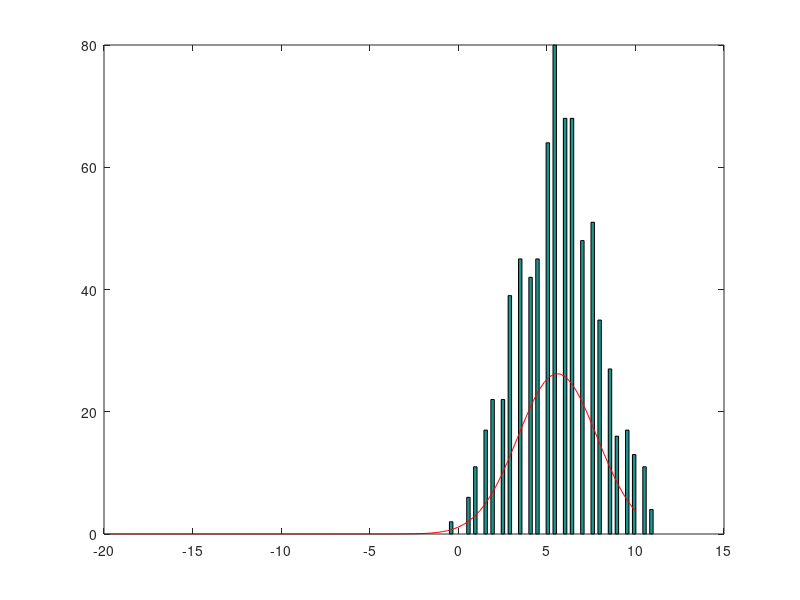

Reproduce this figure in MATLAB. (Note: this script raises an error after producing the figure.)
load 9/delta_time_raw.txt
time_raw = delta_time_raw(:,2);
index_raw = delta_time_raw(:,1);

[hts,ctrs] = hist(time_raw, 59);
bar(ctrs,hts,'hist') % plot histogram
area = sum(hts) * (ctrs(2)-ctrs(1));
xx = linspace(-20,10); % geef x range aan
hold on; 
plot(xx,area*normpdf(xx,mean(time_raw),std(time_raw)),'r-') % plot gauss met berekende mean en std

% Correcte significantie maken voor plot 1
xtickformat('%.1f')
ytickformat('%.0f')

% Punt naar comma veranderen voor de de assen van plot 1
x2 = get(gca, 'XTickLabel');
nieuw_x2 = strrep(x2(:),'.',',');
set(gca, 'XTickLabel', nieuw_x2)
y2 = get(gca, 'YTickLabel');
nieuw_y2 = strrep(y2(:),'.',',');
set(gca, 'YTickLabel', nieuw_y2)

mu = mean(time_raw)
sigma = std(time_raw)
sample_omschrijving = sprintf('Sample 6: \\mu = %.2f     \\sigma = %.2f', mu, sigma)

% Correcte plot layout maken
ylabel('Frequentie [-]')
xlabel('Tijd [ns]')
legend('show', 'Location', 'NorthEast', sample_omschrijving, 'Gauss fit', 'Interpreter', 'latex');
grid on
hold off
